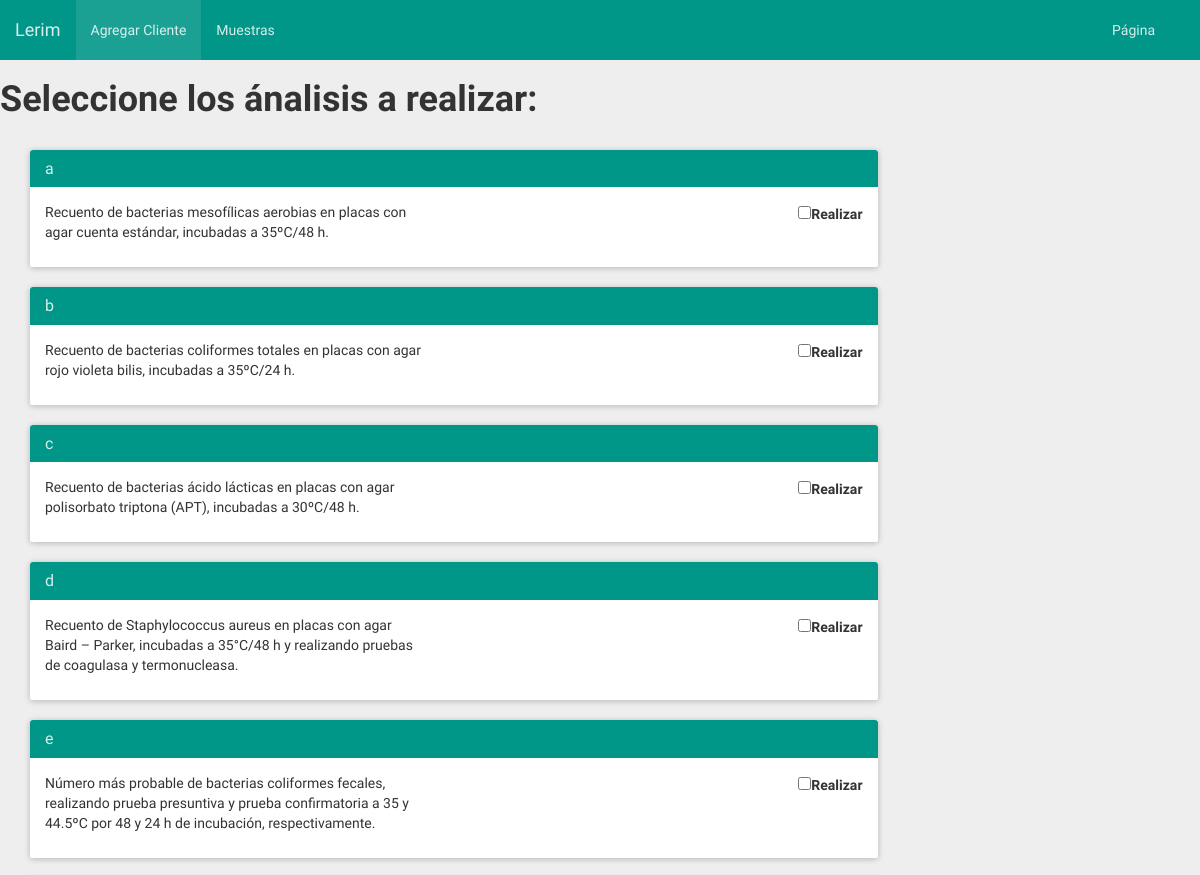
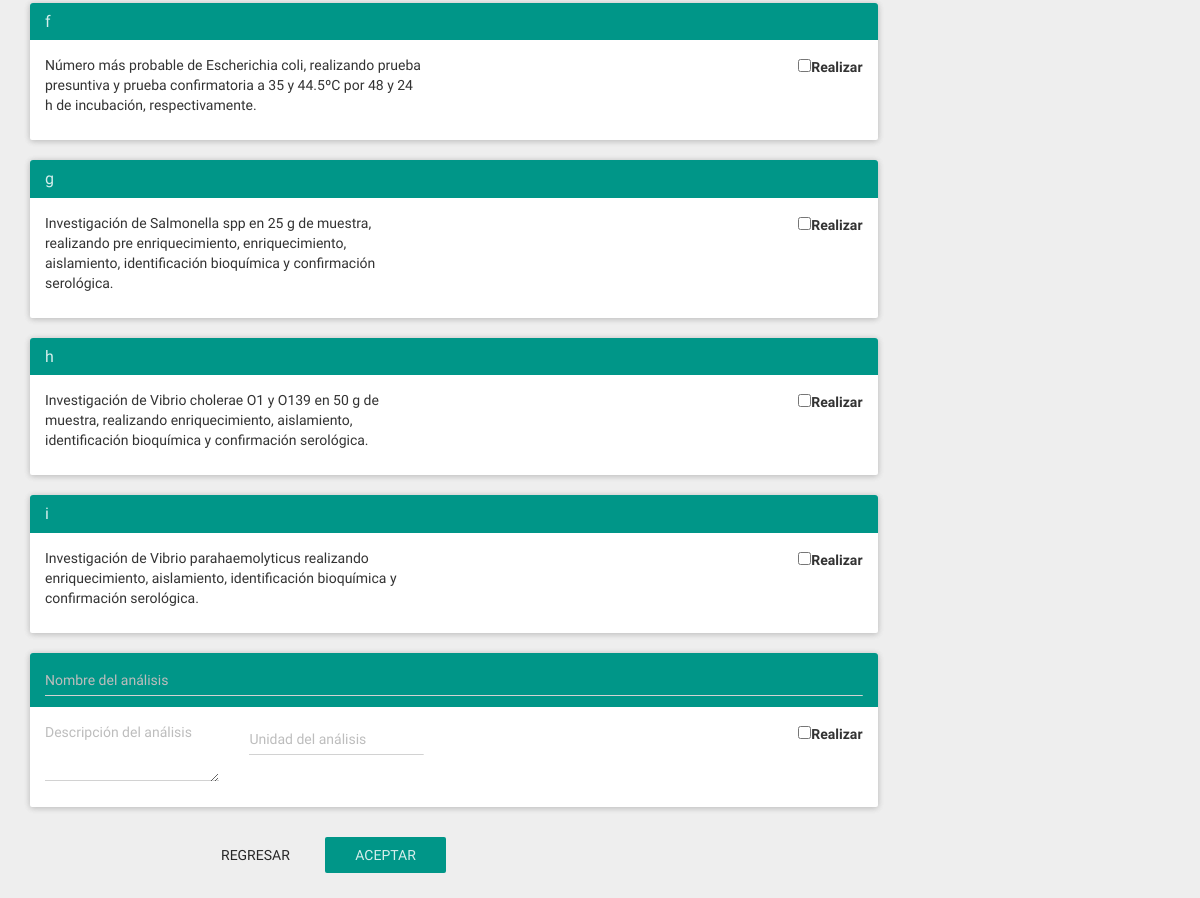
Page /index.php/welcome/posiblesAnalisis/1 on the committed database (2 pictures, top to bottom).
### tables this page shows
CREATE TABLE tipos_analisis
(
	`id_tipo_analisis` INT NOT NULL AUTO_INCREMENT,
	`nombre` VARCHAR(50) NOT NULL,
	`tipos_muestras` INT NOT NULL,
	`descripcion` VARCHAR(200) NULL,
	`medida` VARCHAR(50) NOT NULL,
	`nativo` INT NOT NULL,
	PRIMARY KEY (`id_tipo_analisis`),
	CONSTRAINT `fk_tipoanalisis_tipomuestra`
    	FOREIGN KEY (`tipos_muestras`)
    	REFERENCES `tipos_muestras` (`id_tipo_muestra` )
    	ON DELETE NO ACTION
    	ON UPDATE CASCADE
);

### application/controllers/Welcome.php (called while the page is built, shortened)
<?php if ( ! defined('BASEPATH')) exit('No direct script access allowed');
class Welcome extends CI_Controller {
	function __construct(){
		$this->load->model('modelo');
		$this->load->helper('url');
	}
	public function posiblesAnalisis()
	{
		$id=$this->uri->segment(3);
		$datos=$this->modelo->cargaAnalisis($id);
		$this->load->view('header');
		$this->load->view('barra');
		$this->load->view('posiblesAnalisis',$datos);
		$this->load->view('footer');
	}
}

### index.php (called while the page is built, shortened)
<?php
require_once BASEPATH.'core/CodeIgniter.php';

### application/models/modelo.php (called while the page is built, shortened)
<?php if ( ! defined('BASEPATH')) exit('No direct script access allowed');
class modelo extends CI_Model
{
	public function cargaAnalisis($id){
		$query = $this->db->query("SELECT id_tipo_analisis, tipos_analisis.nombre, descripcion FROM tipos_analisis,muestras WHERE tipos_muestras=muestras.tipo AND id_muestra=$id AND tipos_analisis.nativo=1 AND id_tipo_analisis NOT IN (SELECT tipo FROM analisis WHERE muestra =$id)");
		$dataArray['analisis']=$query;
		$dataArray['id']=$id;
	   return $dataArray;
	}
}

### application/views/posiblesAnalisis.php (the view, shortened to what this page needs)
<form class="form-horizontal" action="<?php echo base_url() ?>index.php?/Welcome/guardarAnalisis" method="post">
<?php
echo "<h1><strong>Seleccione los ánalisis a realizar:</strong></h1><br>";
foreach($analisis->result() as $row)
{
?>
<div class="container">
	<div class="row">
		<div class="col-md-9">
			<div class="panel panel-primary">
				<div class="panel-heading">
			   		<h1 class="panel-title"><?php echo $row->nombre; ?></h1>
			   	</div>
			   	 <div class="row">
		      		<div class="col-md-6">
		        		<div class="panel-body">
			    			<p><?php echo $row->descripcion;?></p>
			    		</div>
		      		</div>
		      		<div class="col-md-6">
		        		<div class="panel-body">
			    			<p align="right">
                    				<label>
                        				<input type="checkbox" value=<?php echo $row->id_tipo_analisis;?> name="ids[]">Realizar
                   					</label>
                			</p>
			    		</div>
		      		</div>
		    	</div>
			</div>
		</div>
	</div>
</div>
<?php
}
?>
<div class="container">
	<div class="row">
		<div class="col-md-9">
			<div class="panel panel-primary">
				<div class="panel-heading">
			   		<h1 class="panel-title"><input id="nuevoNombre" name="nuevoNombre" placeholder="Nombre del análisis" type="text" class="form-control"> </h1>
			   	</div>
			   	 <div class="row">
		      		<div class="col-md-6">
		        		<div class="panel-body">
		        			<div class="row">
      							<div class="col-md-6">
        							<p><textarea  rows="3" id="nuevaDescripcion" name="nuevaDescripcion" placeholder="Descripción del análisis" type="text" class="form-control"></textarea></p>
      							</div>
      						<div class="col-md-6">
        						<input id="nuevaUnidad" name="nuevaUnidad" placeholder="Unidad del análisis" type="text" class="form-control">
      						</div>
      					</div>
			    		</div>
		      		</div>
		      		<div class="col-md-6">
		        		<div class="panel-body">
			    			<p align="right">
                    				<label>
                        				<input type="checkbox" id="otroAnalisis"  value="0" name="ids[]">Realizar
                   					</label>
                			</p>
			    		</div>
		      		</div>
		    	</div>
			</div>
		</div>
	</div>
</div>
<div class="form-group">
            <div class="col-lg-offset-2">
            	<a href="<?php echo base_url() ?>index.php?/Welcome/muestras" class="btn btn-default" role="button">Regresar</a>
                <button type="submit" class="btn btn-primary">Aceptar</button>
            </div>
        </div>
</form>

### rows in the picture
tipos_analisis: nombre "a", descripcion "Recuento de bacterias mesofílicas aerobias en placas con agar cuenta estándar, incubadas a 35ºC/48 h."
tipos_analisis: nombre "b", descripcion "Recuento de bacterias coliformes totales en placas con agar rojo violeta bilis, incubadas a 35ºC/24 h."
tipos_analisis: nombre "c", descripcion "Recuento de bacterias ácido lácticas en placas con agar polisorbato triptona (APT), incubadas a 30ºC/48 h."
tipos_analisis: nombre "d", descripcion "Recuento de Staphylococcus aureus en placas con agar Baird – Parker, incubadas a 35°C/48 h y realizando pruebas de coagulasa y termonucleasa."
tipos_analisis: nombre "e", descripcion "Número más probable de bacterias coliformes fecales, realizando prueba presuntiva y prueba confirmatoria a 35 y 44.5ºC por 48 y 24 h de incubación, respectivamente."
tipos_analisis: nombre "f", descripcion "Número más probable de Escherichia coli, realizando prueba presuntiva y prueba confirmatoria a 35 y 44.5ºC por 48 y 24 h de incubación, respectivamente."
tipos_analisis: nombre "g", descripcion "Investigación de Salmonella spp en 25 g de muestra, realizando pre enriquecimiento, enriquecimiento, aislamiento, identificación bioquímica y confirmación serológica."
tipos_analisis: nombre "h", descripcion "Investigación de Vibrio cholerae O1 y O139 en 50 g de muestra, realizando enriquecimiento, aislamiento, identificación bioquímica y confirmación serológica."
tipos_analisis: nombre "i", descripcion "Investigación de Vibrio parahaemolyticus realizando enriquecimiento, aislamiento, identificación bioquímica y confirmación serológica."
